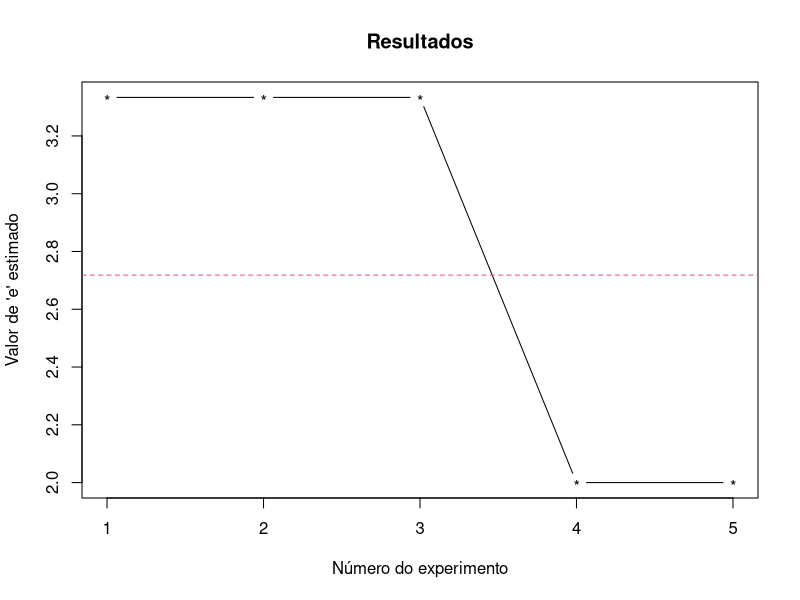
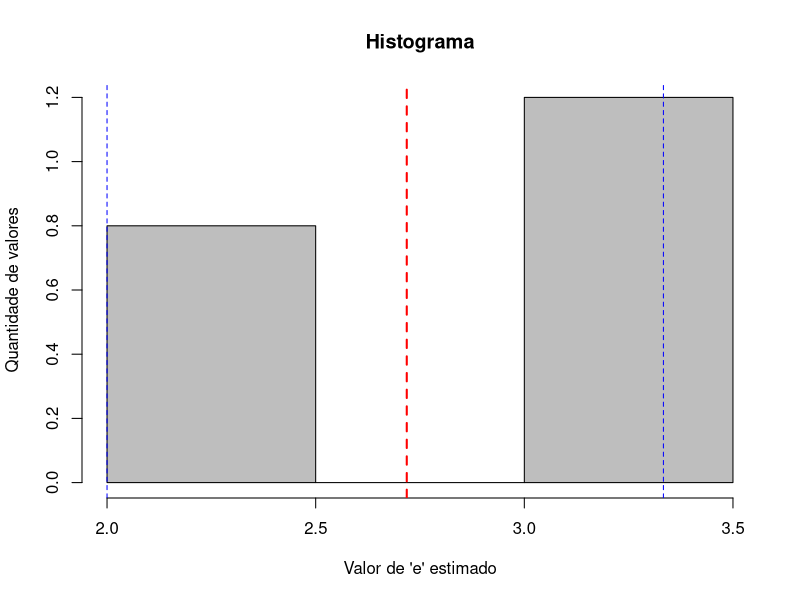
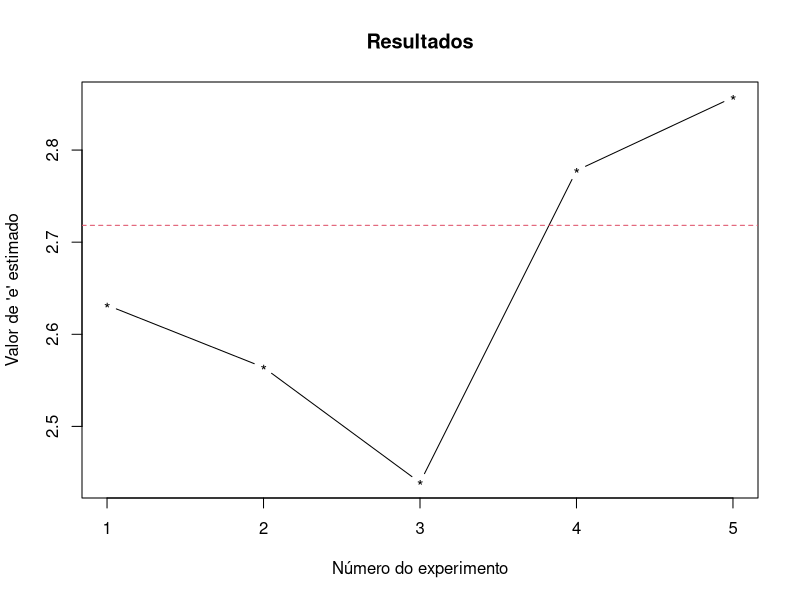
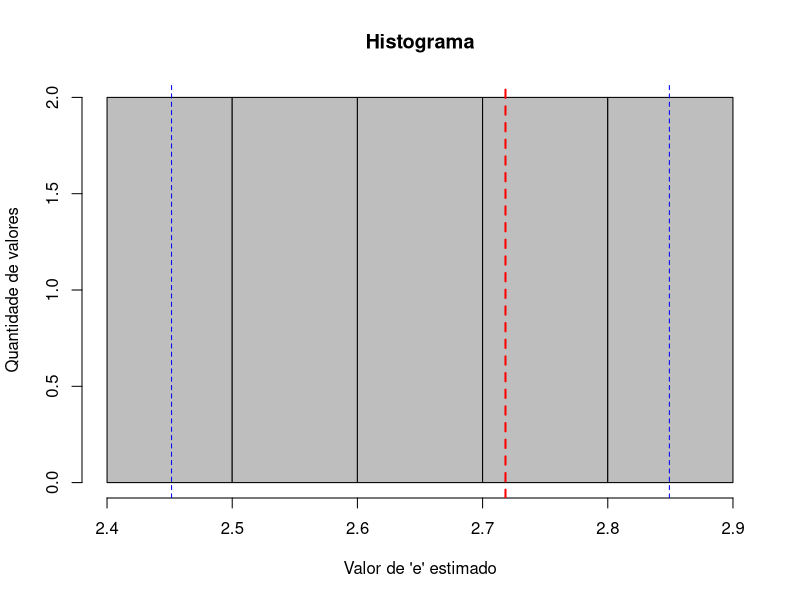
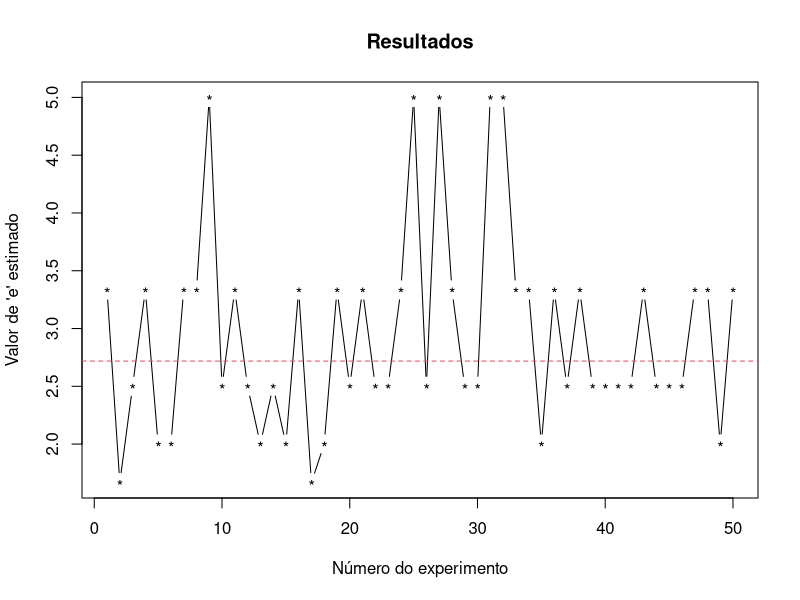
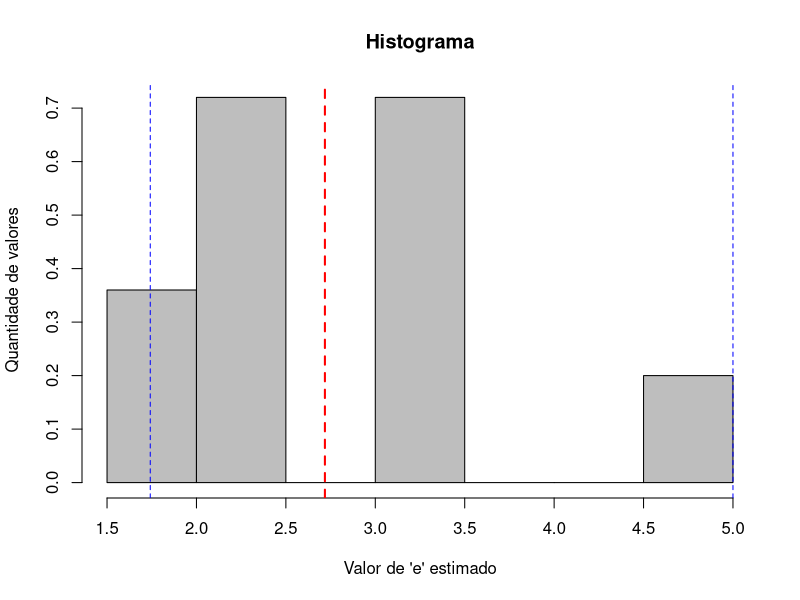
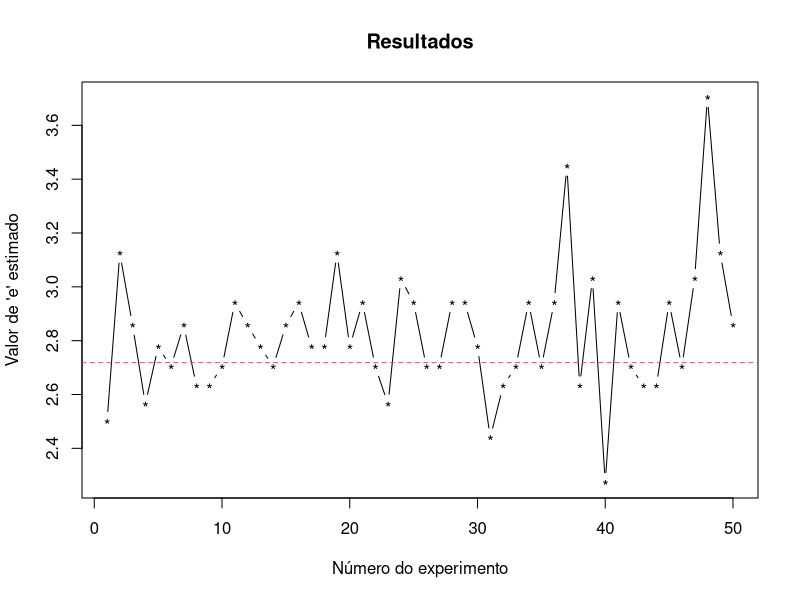
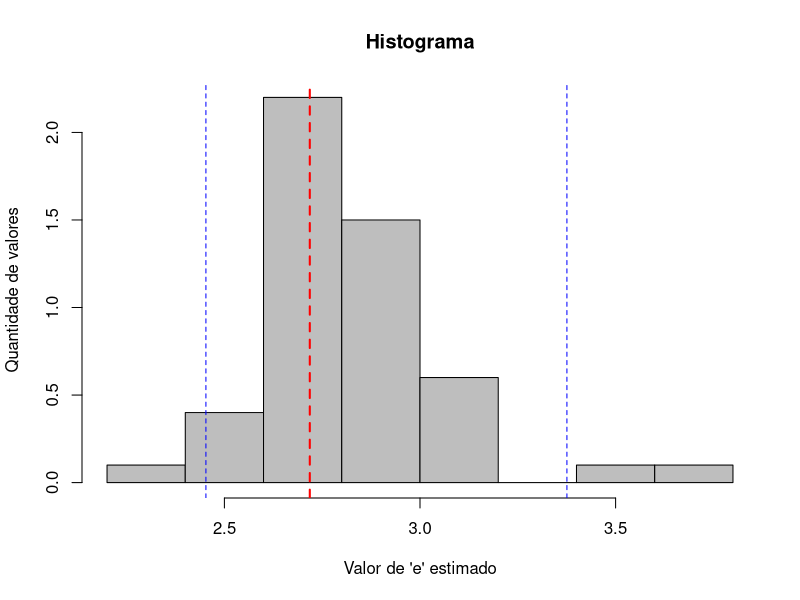

Write the R code that produced these figures, in order.
## ---- chunk 1
knitr::opts_chunk$set(eval = TRUE, echo = TRUE)
## ---- chunk 2

rm(list=ls())

n <- 1000

## ---- chunk 3

darts <- c(n)

darts <- runif(n, min=0, max=1)

## ---- chunk 4

hits <- numeric(n)

## ---- chunk 5

for (i in 1:n) 
{
  for(j in 1:n){
    if ((darts[i]<=(j/n))&(darts[i]>(j-1)/n)){
        hits[j] = hits[j] + 1
    }
  }
}

## ---- chunk 6

z <- 0

for (hit in hits) 
{
  if(hit == 0){
    z <- z +1
  }
}

## ---- chunk 7

e <- n/z

## ---- chunk 8

rm(list=ls())

n <- c(10, 100)

nrep <- c(5, 50)



for(k in nrep){
  for(m in n){
    
    results <- numeric(k)
    
    for(rep in 1:k){
  
      darts <- c(m)
      
      darts
      
      darts <- runif(m, min=0, max=1)
      
      hits <- numeric(m)
      
      for (i in 1:m) 
      {
        for(j in 1:m){
          if ((darts[i]<=(j/m))&(darts[i]>(j-1)/m)){
              hits[j] = hits[j] + 1
          }
        }
      }
      
      z <- 0
      
      for (p in 1:m) 
      {
        if(hits[p] == 0){
          z <- z +1
        }
      }
      
      results[rep] = m/z
    }
    plot(
     results, 
     type="b", 
     pch = "*",
     xlab="Número do experimento", 
     ylab="Valor de 'e' estimado",
     main = "Resultados"
    )
    abline(h = exp(1), col=2 , lty="dashed") # adiciona linha vermelha
  
    hist(
         results,
         xlab="Valor de 'e' estimado", 
         ylab="Quantidade de valores",
         freq = FALSE, 
         col = "gray", 
         main = "Histograma")
    abline(v = exp(1), col = "red", lty = "dashed", lwd = 2) # adiciona linha vermelha
    # com valor real de 'e'
    
    abline(v = c(quantile(results, probs=c(0.025, 0.975))), 
           col = "blue", lty = "dashed") # 95% das estimativas de 'e' encontram-se entre os valores representados pelas linhas azuis
  }
}

